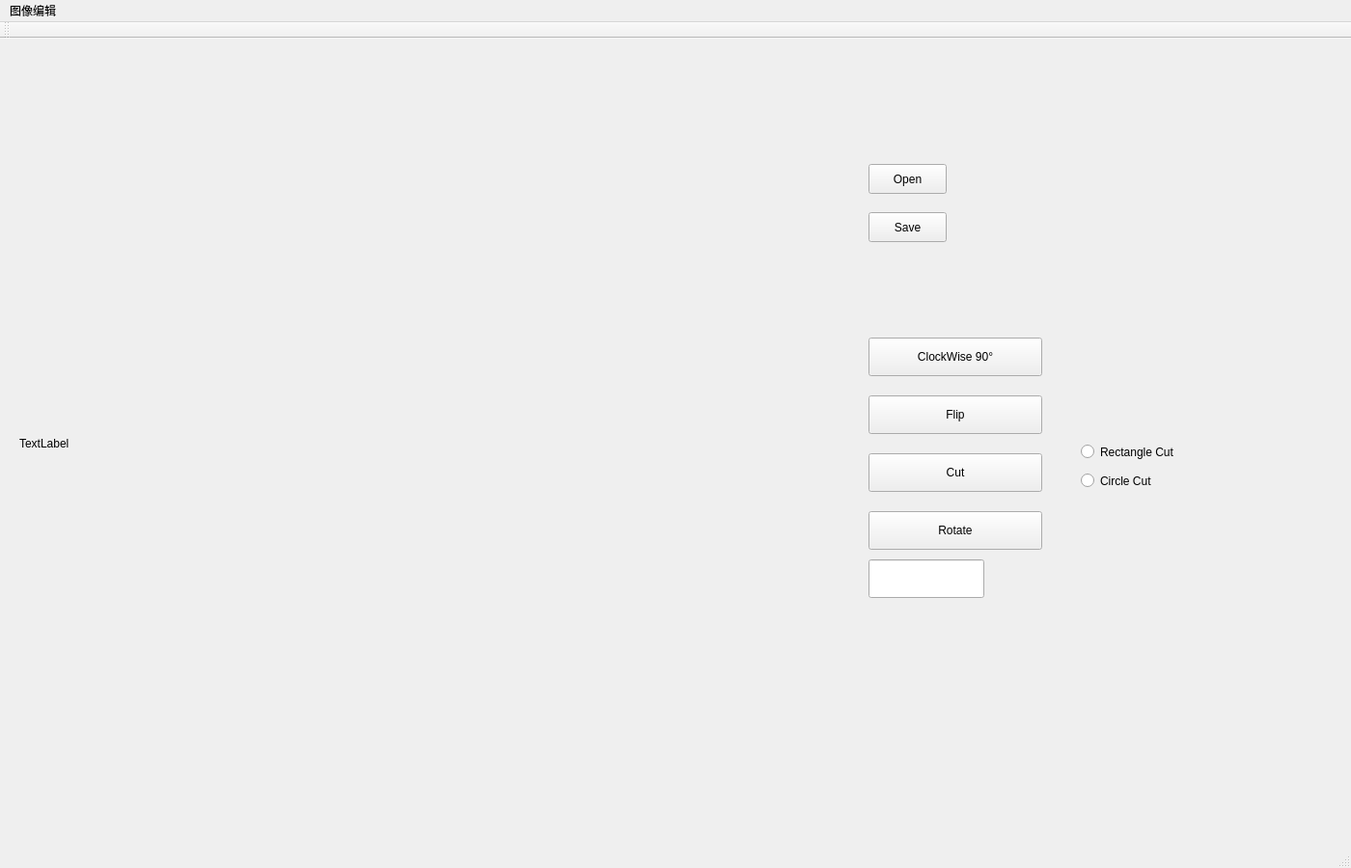
<?xml version="1.0" encoding="UTF-8"?>
<ui version="4.0">
 <class>MainWindow</class>
 <widget class="QMainWindow" name="MainWindow">
  <property name="geometry">
   <rect>
    <x>0</x>
    <y>0</y>
    <width>1400</width>
    <height>900</height>
   </rect>
  </property>
  <property name="windowTitle">
   <string>Magic Scissor</string>
  </property>
  <widget class="QWidget" name="centralWidget">
   <widget class="QLabel" name="display_image">
    <property name="geometry">
     <rect>
      <x>20</x>
      <y>20</y>
      <width>800</width>
      <height>800</height>
     </rect>
    </property>
    <property name="text">
     <string>TextLabel</string>
    </property>
   </widget>
   <widget class="QPushButton" name="openButton">
    <property name="geometry">
     <rect>
      <x>900</x>
      <y>130</y>
      <width>81</width>
      <height>31</height>
     </rect>
    </property>
    <property name="text">
     <string>Open</string>
    </property>
   </widget>
   <widget class="QPushButton" name="saveButton">
    <property name="geometry">
     <rect>
      <x>900</x>
      <y>180</y>
      <width>81</width>
      <height>31</height>
     </rect>
    </property>
    <property name="text">
     <string>Save</string>
    </property>
   </widget>
   <widget class="QPushButton" name="spin90">
    <property name="geometry">
     <rect>
      <x>900</x>
      <y>310</y>
      <width>180</width>
      <height>40</height>
     </rect>
    </property>
    <property name="text">
     <string>ClockWise 90°</string>
    </property>
   </widget>
   <widget class="QPushButton" name="flipButton">
    <property name="geometry">
     <rect>
      <x>900</x>
      <y>370</y>
      <width>180</width>
      <height>40</height>
     </rect>
    </property>
    <property name="text">
     <string>Flip</string>
    </property>
   </widget>
   <widget class="QPushButton" name="recCut">
    <property name="geometry">
     <rect>
      <x>900</x>
      <y>430</y>
      <width>180</width>
      <height>40</height>
     </rect>
    </property>
    <property name="text">
     <string>Cut</string>
    </property>
   </widget>
   <widget class="QPushButton" name="rotateButton">
    <property name="geometry">
     <rect>
      <x>900</x>
      <y>490</y>
      <width>180</width>
      <height>40</height>
     </rect>
    </property>
    <property name="text">
     <string>Rotate</string>
    </property>
   </widget>
   <widget class="QLineEdit" name="angleEdit">
    <property name="geometry">
     <rect>
      <x>900</x>
      <y>540</y>
      <width>120</width>
      <height>40</height>
     </rect>
    </property>
   </widget>
   <widget class="QRadioButton" name="RecRadioButton">
    <property name="geometry">
     <rect>
      <x>1120</x>
      <y>420</y>
      <width>180</width>
      <height>17</height>
     </rect>
    </property>
    <property name="text">
     <string>Rectangle Cut</string>
    </property>
   </widget>
   <widget class="QRadioButton" name="CirRadioButton">
    <property name="geometry">
     <rect>
      <x>1120</x>
      <y>450</y>
      <width>180</width>
      <height>17</height>
     </rect>
    </property>
    <property name="text">
     <string>Circle Cut</string>
    </property>
   </widget>
  </widget>
  <widget class="QMenuBar" name="menuBar">
   <property name="geometry">
    <rect>
     <x>0</x>
     <y>0</y>
     <width>1400</width>
     <height>19</height>
    </rect>
   </property>
   <widget class="QMenu" name="menu">
    <property name="title">
     <string>图像编辑</string>
    </property>
    <addaction name="HSI_Space"/>
    <addaction name="Halftone"/>
    <addaction name="LinearButton"/>
    <addaction name="NonLinearButton"/>
    <addaction name="EqualHist"/>
    <addaction name="SpeciHis"/>
   </widget>
   <addaction name="menu"/>
  </widget>
  <widget class="QToolBar" name="mainToolBar">
   <attribute name="toolBarArea">
    <enum>TopToolBarArea</enum>
   </attribute>
   <attribute name="toolBarBreak">
    <bool>false</bool>
   </attribute>
  </widget>
  <widget class="QStatusBar" name="statusBar"/>
  <action name="hue">
   <property name="text">
    <string>Hue</string>
   </property>
  </action>
  <action name="saturation">
   <property name="text">
    <string>Saturation</string>
   </property>
  </action>
  <action name="lightness">
   <property name="text">
    <string>Lightness</string>
   </property>
  </action>
  <action name="HSI_Space">
   <property name="text">
    <string>颜色空间变换</string>
   </property>
  </action>
  <action name="Halftone">
   <property name="text">
    <string>彩色半调</string>
   </property>
  </action>
  <action name="LinearButton">
   <property name="text">
    <string>分段线性灰度变换</string>
   </property>
  </action>
  <action name="NonLinearButton">
   <property name="text">
    <string>非线性灰度变换</string>
   </property>
  </action>
  <action name="EqualHist">
   <property name="text">
    <string>直方图均衡化</string>
   </property>
  </action>
  <action name="SpeciHis">
   <property name="text">
    <string>直方图规定化</string>
   </property>
  </action>
 </widget>
 <layoutdefault spacing="6" margin="11"/>
 <resources/>
 <connections/>
</ui>
